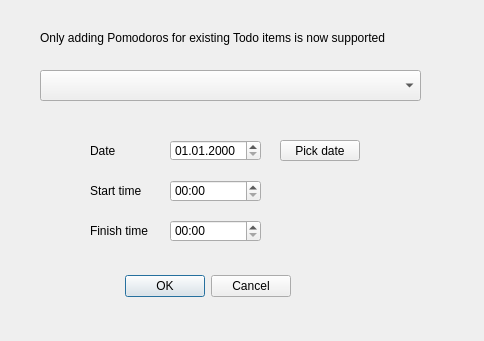
<?xml version="1.0" encoding="UTF-8"?>
<ui version="4.0">
 <class>PomodoroManualAddDialog</class>
 <widget class="QDialog" name="PomodoroManualAddDialog">
  <property name="geometry">
   <rect>
    <x>0</x>
    <y>0</y>
    <width>484</width>
    <height>341</height>
   </rect>
  </property>
  <property name="windowTitle">
   <string>Add Pomodoro</string>
  </property>
  <widget class="QDialogButtonBox" name="buttonBoxConfirmOrCancel">
   <property name="geometry">
    <rect>
     <x>110</x>
     <y>270</y>
     <width>181</width>
     <height>32</height>
    </rect>
   </property>
   <property name="orientation">
    <enum>Qt::Horizontal</enum>
   </property>
   <property name="standardButtons">
    <set>QDialogButtonBox::Cancel|QDialogButtonBox::Ok</set>
   </property>
  </widget>
  <widget class="QComboBox" name="cbPickTask">
   <property name="geometry">
    <rect>
     <x>40</x>
     <y>70</y>
     <width>381</width>
     <height>31</height>
    </rect>
   </property>
   <property name="toolTip">
    <string>Pick associated Todo Item</string>
   </property>
   <property name="editable">
    <bool>false</bool>
   </property>
   <property name="currentText">
    <string/>
   </property>
  </widget>
  <widget class="QDateEdit" name="dateEditPomodoroDate">
   <property name="geometry">
    <rect>
     <x>170</x>
     <y>140</y>
     <width>91</width>
     <height>21</height>
    </rect>
   </property>
   <property name="displayFormat">
    <string>dd.MM.yyyy</string>
   </property>
  </widget>
  <widget class="QTimeEdit" name="timeEditPomodoroStartTime">
   <property name="geometry">
    <rect>
     <x>170</x>
     <y>180</y>
     <width>91</width>
     <height>22</height>
    </rect>
   </property>
   <property name="displayFormat">
    <string>hh:mm</string>
   </property>
  </widget>
  <widget class="QTimeEdit" name="timeEditPomodoroFinishTime">
   <property name="geometry">
    <rect>
     <x>170</x>
     <y>220</y>
     <width>91</width>
     <height>22</height>
    </rect>
   </property>
   <property name="displayFormat">
    <string>hh:mm</string>
   </property>
  </widget>
  <widget class="QLabel" name="label">
   <property name="geometry">
    <rect>
     <x>90</x>
     <y>140</y>
     <width>59</width>
     <height>21</height>
    </rect>
   </property>
   <property name="text">
    <string>Date</string>
   </property>
  </widget>
  <widget class="QLabel" name="label_2">
   <property name="geometry">
    <rect>
     <x>90</x>
     <y>180</y>
     <width>61</width>
     <height>21</height>
    </rect>
   </property>
   <property name="text">
    <string>Start time</string>
   </property>
  </widget>
  <widget class="QLabel" name="label_3">
   <property name="geometry">
    <rect>
     <x>90</x>
     <y>220</y>
     <width>71</width>
     <height>21</height>
    </rect>
   </property>
   <property name="text">
    <string>Finish time</string>
   </property>
  </widget>
  <widget class="QPushButton" name="pushButtonPickDate">
   <property name="geometry">
    <rect>
     <x>280</x>
     <y>140</y>
     <width>80</width>
     <height>21</height>
    </rect>
   </property>
   <property name="text">
    <string>Pick date</string>
   </property>
  </widget>
  <widget class="QLabel" name="label_4">
   <property name="geometry">
    <rect>
     <x>40</x>
     <y>30</y>
     <width>421</width>
     <height>16</height>
    </rect>
   </property>
   <property name="text">
    <string>Only adding Pomodoros for existing Todo items is now supported</string>
   </property>
  </widget>
 </widget>
 <resources/>
 <connections>
  <connection>
   <sender>buttonBoxConfirmOrCancel</sender>
   <signal>accepted()</signal>
   <receiver>PomodoroManualAddDialog</receiver>
   <slot>accept()</slot>
   <hints>
    <hint type="sourcelabel">
     <x>248</x>
     <y>254</y>
    </hint>
    <hint type="destinationlabel">
     <x>157</x>
     <y>274</y>
    </hint>
   </hints>
  </connection>
  <connection>
   <sender>buttonBoxConfirmOrCancel</sender>
   <signal>rejected()</signal>
   <receiver>PomodoroManualAddDialog</receiver>
   <slot>reject()</slot>
   <hints>
    <hint type="sourcelabel">
     <x>316</x>
     <y>260</y>
    </hint>
    <hint type="destinationlabel">
     <x>286</x>
     <y>274</y>
    </hint>
   </hints>
  </connection>
  <connection>
   <sender>dateEditPomodoroDate</sender>
   <signal>dateChanged(QDate)</signal>
   <receiver>timeEditPomodoroStartTime</receiver>
   <slot>setDate(QDate)</slot>
   <hints>
    <hint type="sourcelabel">
     <x>215</x>
     <y>150</y>
    </hint>
    <hint type="destinationlabel">
     <x>215</x>
     <y>190</y>
    </hint>
   </hints>
  </connection>
  <connection>
   <sender>dateEditPomodoroDate</sender>
   <signal>dateChanged(QDate)</signal>
   <receiver>timeEditPomodoroFinishTime</receiver>
   <slot>setDate(QDate)</slot>
   <hints>
    <hint type="sourcelabel">
     <x>215</x>
     <y>150</y>
    </hint>
    <hint type="destinationlabel">
     <x>215</x>
     <y>230</y>
    </hint>
   </hints>
  </connection>
 </connections>
</ui>
